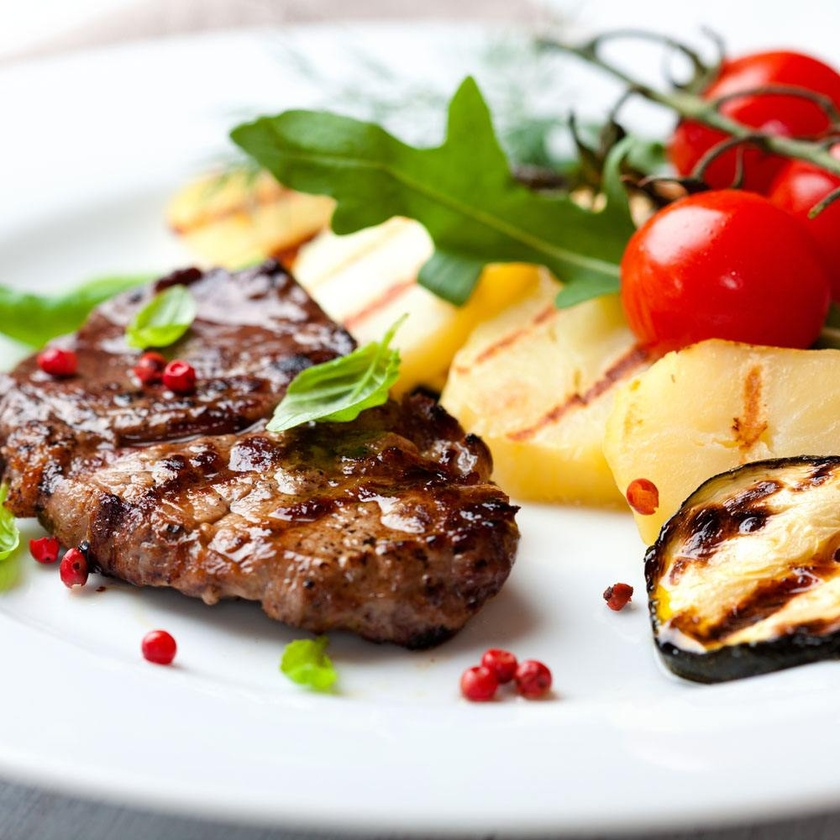
#> input picture HW1/FoodTraker/timg.jpeg, 840 x 840 px, shrunk from 1000 x 1000 before the run, given in place of Lenna.png, which was not available
$ python exercise2.py
#> lines starting #> are read from the running program, lines starting #| are printed output that depends on the picture; pictures that were not available may be replaced by others from this repository, and a replacement may not be noted
import cv2

image = cv2.imread('Lenna.png')
#> image is the input picture: shape (840, 840, 3); mean B, G, R 141.4, 167.1, 190.4
cv2.imshow('img',image)

b,g,r = cv2.split(image)
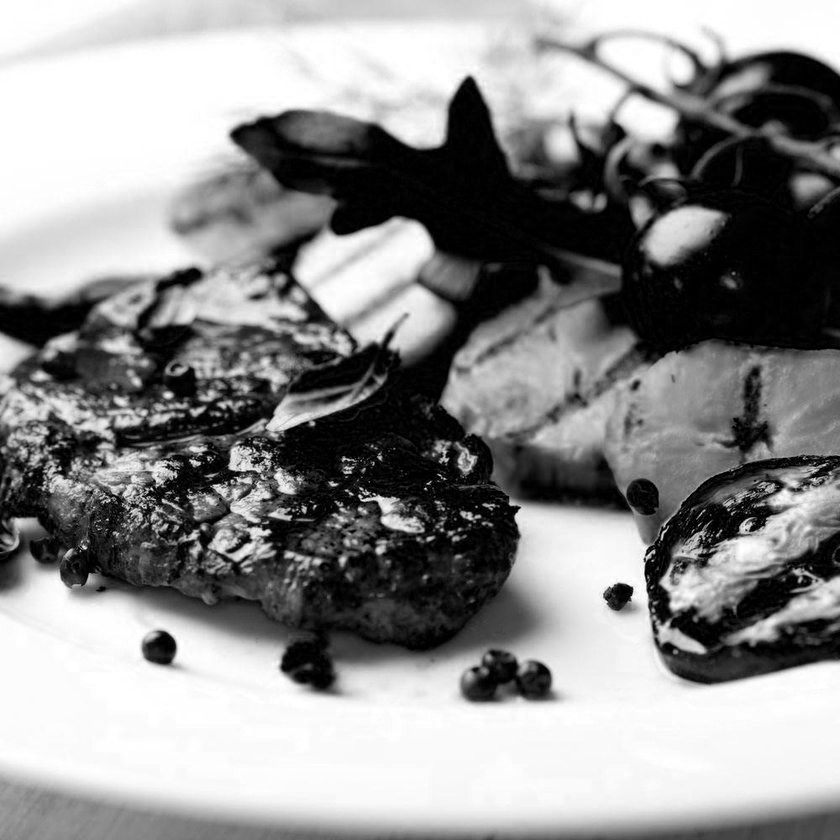
#> b: shape (840, 840); min 0, max 255, mean 141.4
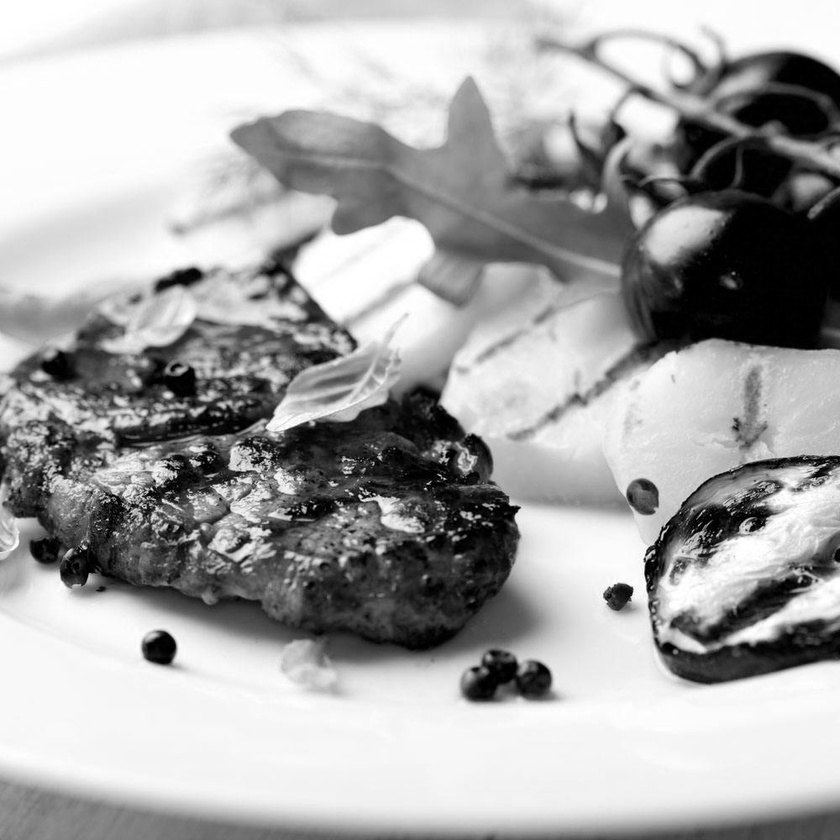
#> g: shape (840, 840); min 0, max 255, mean 167.1
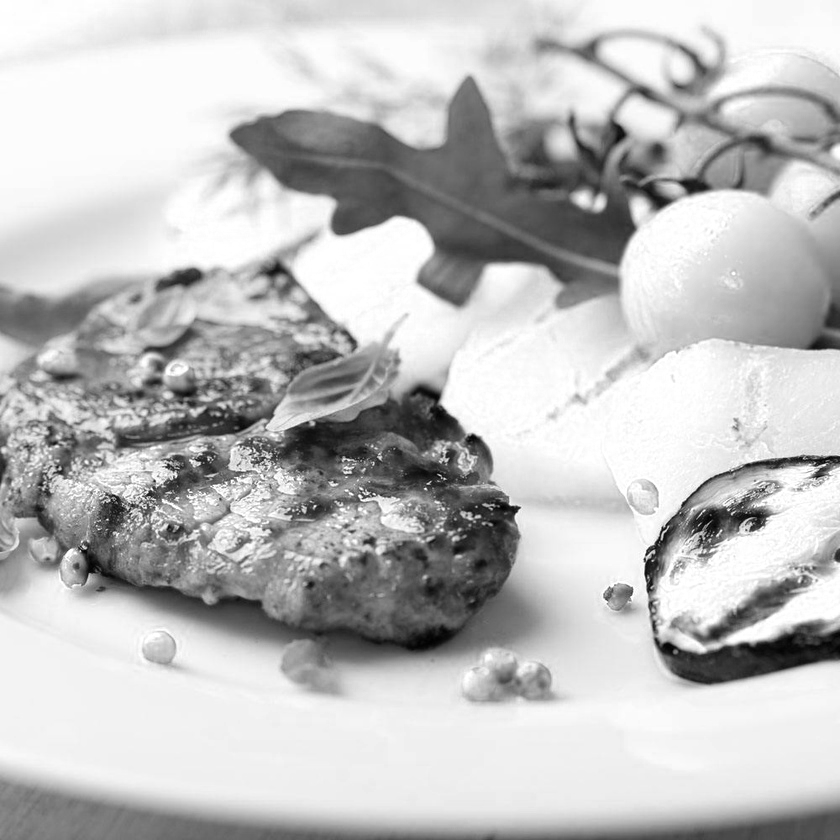
#> r: shape (840, 840); min 1, max 255, mean 190.4
cv2.imshow('rgbb',b) #blue channel
cv2.imshow('rgbg',g) #green channel
cv2.imshow('rgbr',r) #red channel

cv2.imwrite('blue channel.png',b) #save b
cv2.imwrite('green channel.png',g) #save g
cv2.imwrite('red channel.png',r) #save r

#> (the run stopped early here; a loop or call above may not have finished)
